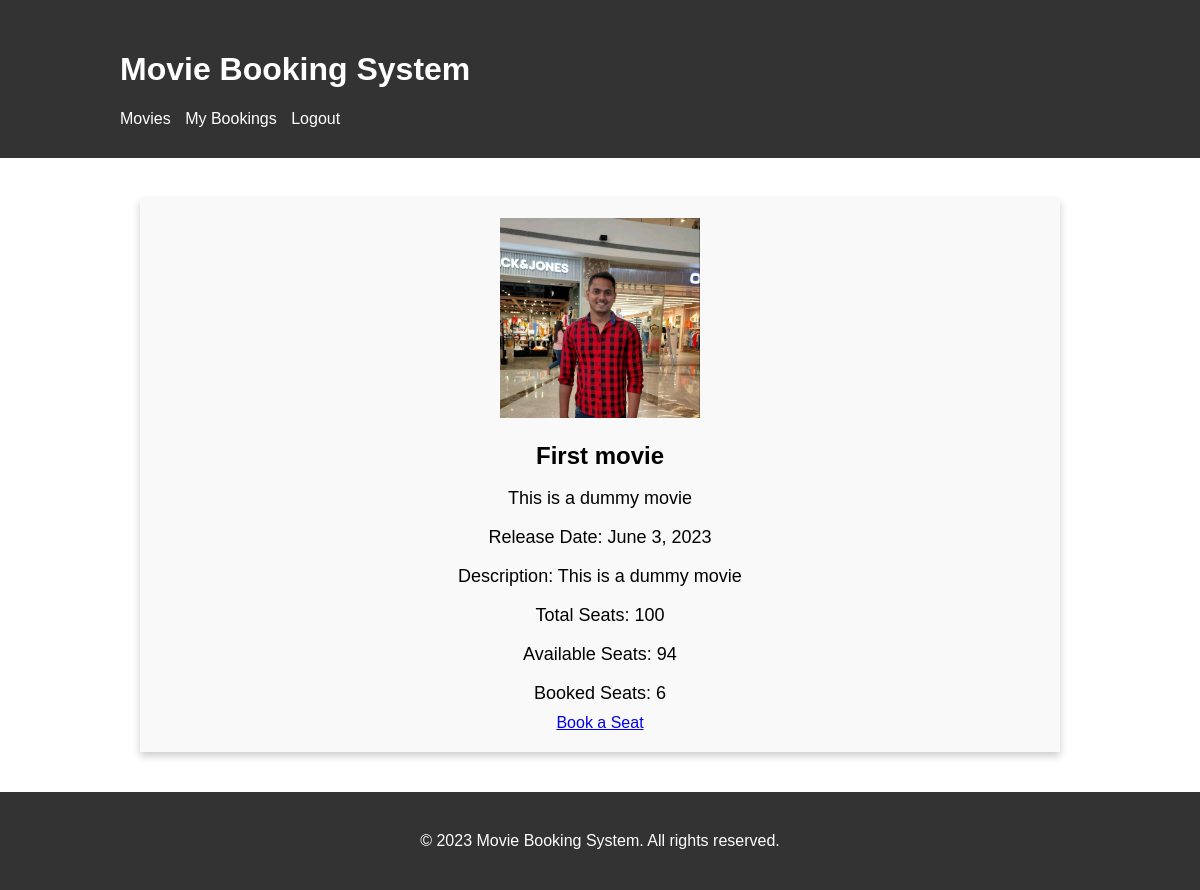
/movies/movie/1/ (signed in), run on the app's committed database.
### movies/models.py (models this page shows, shortened)
class Movie(models.Model):
    title = models.CharField(max_length=200)
    description = models.TextField()
    release_date = models.DateField()
    added_by = models.ForeignKey(CustomUser, on_delete=models.CASCADE)
    image = models.ImageField(upload_to='movies/images', null=True, blank=True)
    total_seats = models.PositiveIntegerField(default=0)
    booked_seats = models.PositiveIntegerField(default=0)

### movies/views.py (the view, shortened to what this page needs)
# urls.py: path('movie/<int:movie_id>/', movie_detail, name='movie_detail'),
@login_required(login_url='users:login')
def movie_detail(request, movie_id):
    movie = get_object_or_404(Movie, pk=movie_id)
    booked_seats = movie.bookedseatdetail_set.all().count()
    empty_seats = movie.total_seats - booked_seats
    context = {'movie': movie, "empty_seats": empty_seats,
               "booked_seats": booked_seats}
    return render(request, 'movie_detail.html', context)

### movies/templates/movie_detail.html (shortened to what this page needs)
{% extends 'base.html' %}
{% block content %}
</head>
<div class="container">
  <div class="card">
    <img src="{{ movie.image.url }}" alt="{{ movie.title }}">
    <div class="card-body">
      <h2 class="card-title">{{ movie.title }}</h2>
      <p class="card-text">{{ movie.description }}</p>
      <p class="card-text">Release Date: {{ movie.release_date }}</p>
      <p class="card-text">Description: {{ movie.description }}</p>
      <p class="card-text">Total Seats: {{ movie.total_seats }}</p>
      <p class="card-text">Available Seats: {{ empty_seats }}</p>
      <p class="card-text">Booked Seats: {{ booked_seats }}</p>
      <a href="{% url 'movies:seat_status' movie.id %}">Book a Seat </a>
    </div>
  </div>
</div>
{% endblock %}

### movies/templates/base.html (style rules this page uses)
body { font-family: Arial, sans-serif; margin: 0; padding: 0; }
.container { max-width: 960px; margin: 0 auto; padding: 20px; }

### movies/templates/movie_detail.html (style rules this page uses)
body { font-family: Arial, sans-serif; margin: 0; padding: 0; }
.container { max-width: 960px; margin: 0 auto; padding: 20px; }
.card { box-shadow: 0 4px 8px 0 rgba(0, 0, 0, 0.2); background-color: #f9f9f9; padding: 20px; text-align: center; height: 100%; }
.card img { max-width: 100%; height: 200px; object-fit: cover; }
.card-title { font-size: 24px; margin-bottom: 10px; }
.card-text { font-size: 18px; margin-bottom: 10px; }

### data on the page
Movie: image (picture), title "First movie", description "This is a dummy movie", release_date "June 3, 2023", total_seats "100"

### other printed values
{{ empty_seats }} "94"
{{ booked_seats }} "6"
